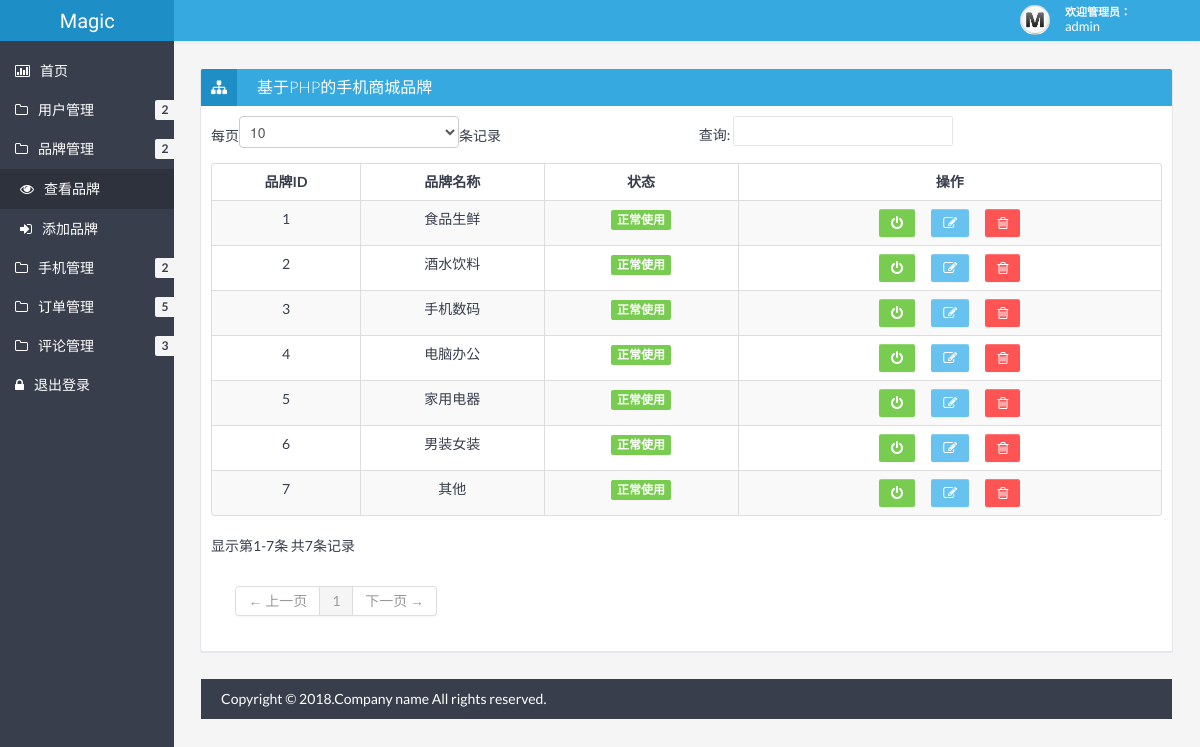
Page /admin/showCategory.php (signed in) on the earlier database version.
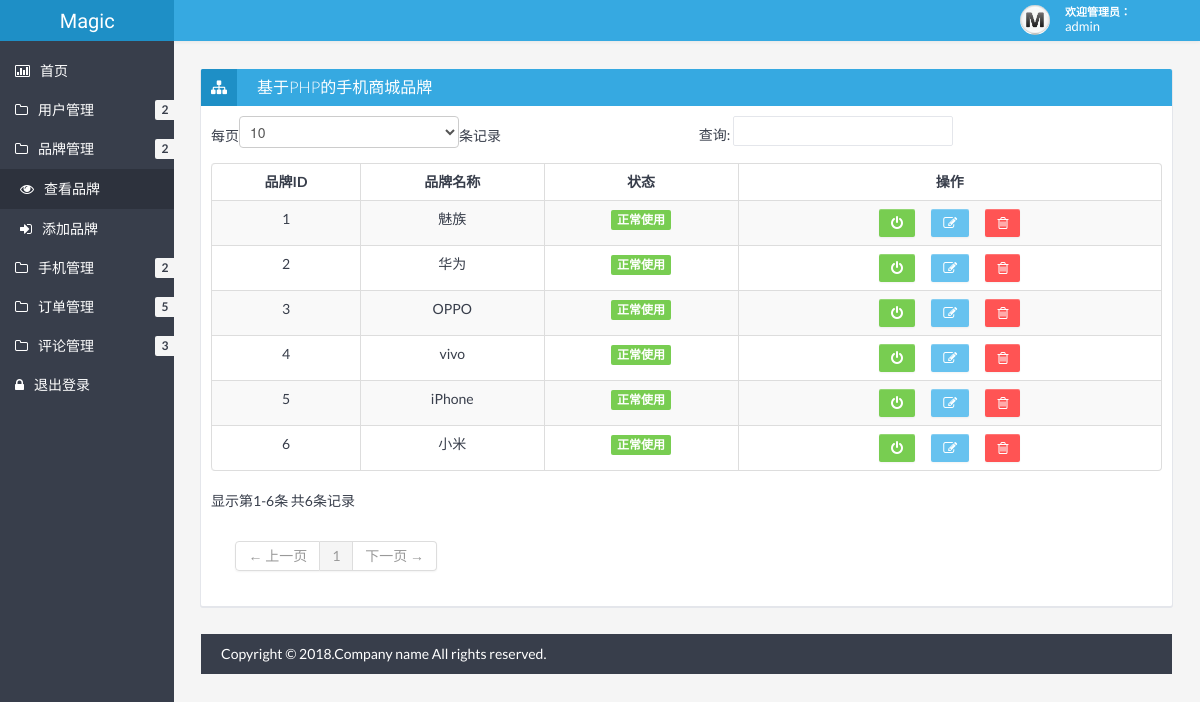
Same page on the later database version.
### tables this page shows
CREATE TABLE `user` (
  `uid` int(11) NOT NULL AUTO_INCREMENT COMMENT '用户id',
  `uname` varchar(20) DEFAULT NULL COMMENT '用户名',
  `password` varchar(20) DEFAULT NULL COMMENT '密码',
  `phone` varchar(13) DEFAULT NULL COMMENT '手机号',
  `email` varchar(30) DEFAULT NULL COMMENT '邮箱',
  `state` tinyint(4) DEFAULT '1' COMMENT '状态',
  `level` tinyint(4) DEFAULT '0' COMMENT '权限',
  PRIMARY KEY (`uid`)
);

CREATE TABLE `category` (
  `cid` int(11) NOT NULL COMMENT '分类id',
  `cname` varchar(20) NOT NULL COMMENT '分类名称',
  `state` tinyint(1) NOT NULL COMMENT '分类状态',
  PRIMARY KEY (`cid`)
);

### admin/checkLogin.php (called while the page is built, shortened)
<?php
	if(!isset($_SESSION["uid"])){
		echo '<script language="javascript">location.href="login.php"</script>';
	}else{
		$uid = $_SESSION['uid'];
    	$sql = 'select * from user where uid='.$uid;
    	$res = mysql_query($sql);
    	$row = mysql_fetch_array($res);
    	$username = $row['uname'];
	}
?>

### admin/showCategory.php (the view, shortened to what this page needs)
<?php
include "checkLogin.php";
    $sql = 'select * from category';
    $res = mysql_query($sql);
    ?>
    <!DOCTYPE html>
    <html lang="en">
    <head>
    	<link href="css/bootstrap.min.css" rel="stylesheet" />
    	<link href="css/bootstrap-responsive.min.css" rel="stylesheet" />
    	<link href="css/style.min.css" rel="stylesheet" />
    	<link href="css/style-responsive.min.css" rel="stylesheet" />
    	<link href="css/retina.css" rel="stylesheet" />
	<meta http-equiv="Content-Type" content="text/html; charset=utf-8" /></head>
	<body>
		<?php include "header.php" ?>
		<div class="container-fluid-full">
		<div class="row-fluid">
		<?php include "banner.php" ?>
		<div id="content" class="span10">
		<div class="row-fluid">
		<div class="box span12">
		<div class="box-header" data-original-title="">
		<h2><i class="icon-sitemap"></i><span class="break"></span>基于PHP的手机商城品牌</h2>
		</div>
		<div class="box-content">
		<table class="table table-striped table-bordered bootstrap-datatable datatable">
		<thead>
		<tr>
		<th style="text-align:center;">品牌ID</th>
		<th style="text-align:center;">品牌名称</th>
		<th style="text-align:center;">状态</th>
		<th style="text-align:center;">操作</th>
		</tr>
		</thead>
		<tbody>
		<?php
		while ($row = mysql_fetch_assoc($res) ){
			if($row['state']==0){
				$tip="label-important";
				$state="已禁用";
			}else{
				$tip="label-success";
				$state="正常使用";
			}
			echo '
			<tr>
			<td style="text-align:center;" class="center">'.$row['cid'].'</td>
			<td style="text-align:center;" class="center">'.$row['cname'].'</td>
			<td style="text-align:center;" class="center">
			<span class="label '.$tip.'">'.$state.'</span>
			</td>
			<td style="text-align:center;" class="center">
			<a class="btn btn-success" href="showCategory.php?method=changeState&state='.$row['state'].'&cid='.$row['cid'].'">
			<i class="icon-off "></i>
			</a>&nbsp;&nbsp;&nbsp;&nbsp;&nbsp;
			<a class="btn btn-info" href="editCategory.php?cid='.$row['cid'].'">
			<i class="icon-edit "></i>
			</a>&nbsp;&nbsp;&nbsp;&nbsp;&nbsp;
			<a class="btn btn-danger" href="showCategory.php?method=del&cid='.$row['cid'].'">
			<i class="icon-trash "></i>
			</a>
			</td>
			</tr>
			';
		}?>
	</tbody>
</table>
</div>
</div>
</div>
<?php include "footer.php" ?>
</div>
</body>
</html>

### admin/header.php
<?php
	echo '
	<div class="navbar">
		<div class="navbar-inner">
			<div class="container-fluid">
				<a class="btn btn-navbar" data-toggle="collapse" data-target=".top-nav.nav-collapse,.sidebar-nav.nav-collapse">
					<span class="icon-bar"></span>
					<span class="icon-bar"></span>
					<span class="icon-bar"></span>
				</a>
				<div class="row-fluid">
				<a class="brand span2" href="index.php"><span>Magic</span></a>
				</div>
				<div class="nav-no-collapse header-nav">
					<ul class="nav pull-right">
						<li class="dropdown">
							<a class="btn account dropdown-toggle" data-toggle="dropdown" href="#">
								<div class="avatar"><img src="/php/admin/img/avatar.jpg" alt="Avatar" /></div>
								<div class="user">
									<span class="hello">欢迎管理员：&nbsp;&nbsp;&nbsp;&nbsp;&nbsp;&nbsp;&nbsp;&nbsp;&nbsp;</span>
									<span class="name">'.$username.'</span>
								</div>
							</a>
							<ul class="dropdown-menu">
								<li class="dropdown-menu-title">
								</li>
								<li><a href="login.php?method=del"><i class="icon-off"></i> 退出登录</a></li>
							</ul>
						</li>
					</ul>
				</div>
			</div>
		</div>
	</div>
	';
 ?>

### admin/banner.php (shortened to what this page needs)
<?php
	echo '
			<div id="sidebar-left" class="span2">
				<div class="nav-collapse sidebar-nav">
					<ul class="nav nav-tabs nav-stacked main-menu">
						<li><a href="index.php"><i class="icon-bar-chart"></i><span class="hidden-tablet">首页</span></a></li>
						<li>
							<a class="dropmenu" href="#"><i class="icon-folder-close-alt"></i>用户管理<span class="hidden-tablet"></span> <span class="label">2</span></a>
						</li>
						<li>
							<a class="dropmenu" href="#"><i class="icon-folder-close-alt"></i>品牌管理<span class="hidden-tablet"></span> <span class="label">2</span></a>
							<ul>
								<li><a class="submenu" href="showCategory.php"><i class="icon-eye-open"></i>查看品牌<span class="hidden-tablet"></span></a></li>
								<li><a class="submenu" href="editCategory.php"><i class="icon-signin"></i><span class="hidden-tablet">添加品牌</span></a></li>
							</ul>
						</li>
						<li>
							<a class="dropmenu" href="#"><i class="icon-folder-close-alt"></i>手机管理<span class="hidden-tablet"></span> <span class="label">2</span></a>
						</li>
						<li>
							<a class="dropmenu" href="#"><i class="icon-folder-close-alt"></i>订单管理<span class="hidden-tablet"></span> <span class="label">5</span></a>
						</li>
						<li>
							<a class="dropmenu" href="#"><i class="icon-folder-close-alt"></i>评论管理<span class="hidden-tablet"></span> <span class="label">3</span></a>
						</li>
						<li><a href="login.php?del"><i class="icon-lock"></i><span class="hidden-tablet">退出登录</span></a></li>
					</ul>
				</div>
			</div>
	';
 ?>

### admin/footer.php
<?php
	echo  '
		<footer>
			<p>
				<span style="text-align:left;float:left">Copyright &copy; 2018.Company name All rights reserved.</span>
			</p>
		</footer>
	';
?>

### admin/css/halflings.css (style rules this page uses)
html, html .halflings { -webkit-font-smoothing: antialiased !important; }

Differences in the rows shown:
removed category: cid "7", cname "其他", state "正常使用"
changed category id 1: cname "食品生鲜" → "魅族"; moves up the list
changed category id 2: cname "酒水饮料" → "华为"
changed category id 3: cname "手机数码" → "OPPO"
changed category id 4: cname "电脑办公" → "vivo"
changed category id 5: cname "家用电器" → "iPhone"
changed category id 6: cname "男装女装" → "小米"
Other differences:
text written by a page script: "每页 条记录 查询: 显示第1-7条 共7条记录 ← 上一页 1 下一页 →" → "每页 条记录 查询: 显示第1-6条 共6条记录 ← 上一页 1 下一页 →"
